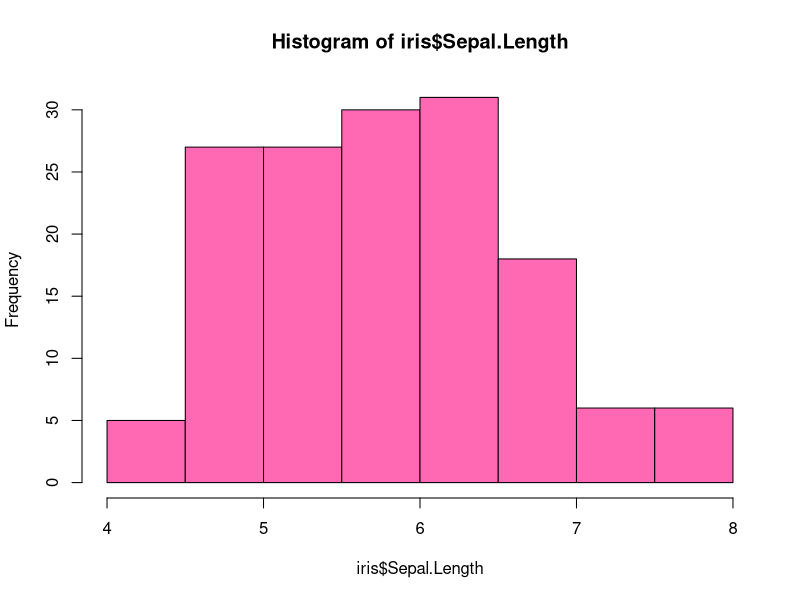
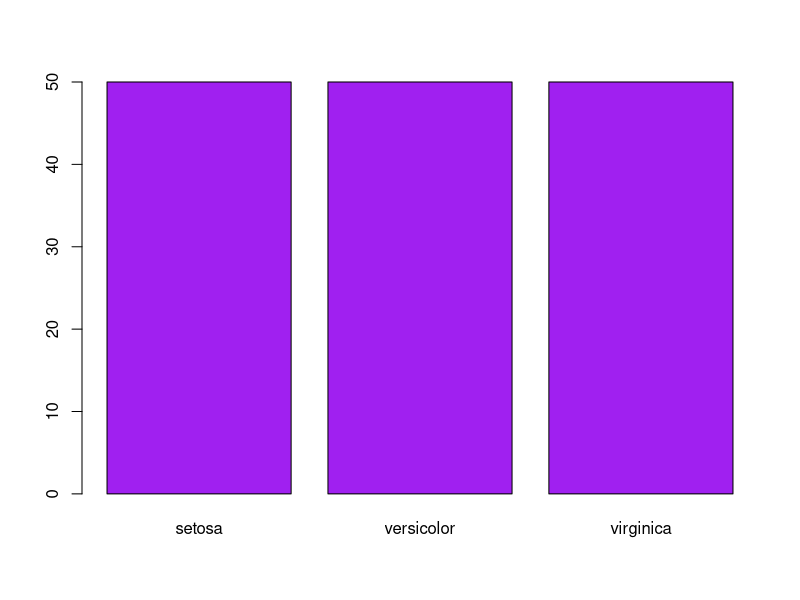

Write R code to recreate these figures, in order.
#Install packages stats,dplyr,dan RColorBrewer

#Load required libraries
library(stats)
library(dplyr)
library(RColorBrewer)

#Menampilkan Struktur Data
mydata=iris
iris
View(iris)
str(mydata)

#Data Summarization
SL = mydata$Sepal.Length

#statistika deskriptif
summary(mydata)

#Mode Function
Mode=function(x){
  ta=table(x)
  tan=max(ta)
  if(all(ta == tan))
    mod=NA
  else
    if(is.numeric(x))
      mod=as.numeric(names(ta)[ta == tan])
  else
    mod=names(ta)[ta == tan]
  return(mod)
}

#calculate Mode=Modus
Mode(SL)

#calculate standard Deviation
sd(SL)

#calculate Variance
var(SL)

#calculate IQR
quantile(SL)

#Data Visualization
Species=mydata$Species

#Numeric Data Histogram
hist(iris$Sepal.Length, col="hot pink", border = "black")
hist

#categorical Data Barplot
barplot(table(Species), col="purple")
barplot

#Data Normalization
#select all data numeric variables in the dataset
mydata_numeric=select(mydata,c(1,2,3,4))
mydata_numeric

#Normalize Dataset (Z-Score) All Variableon the same scale
Zscore_mydata=scale(mydata_numeric)

#check all the variabel converted to Z-Score
Zscore_mydata
View(Zscore_mydata)